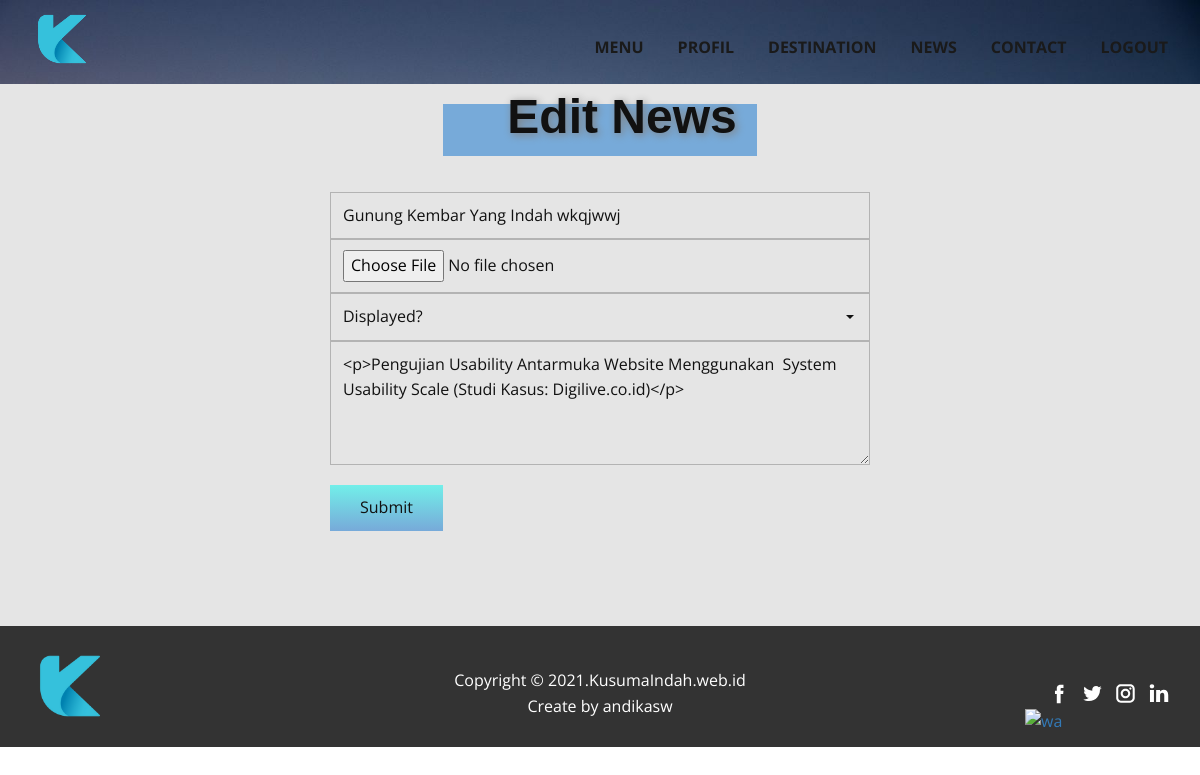
The page /editnews.php?id=6dfdb766-a017-488e-89c3-f6484bfebb48 (signed in) on the database its author committed.
### tables this page shows
CREATE TABLE `tb_news` (
  `idnews` varchar(50) NOT NULL,
  `display` varchar(50) NOT NULL,
  `image` varchar(500) NOT NULL,
  `info` longtext NOT NULL,
  `title` varchar(500) NOT NULL,
  `dte` varchar(50) NOT NULL
);

### config/config.php (called while the page is built, shortened)
<?php
function base_url($url = null){
	$base_url = "http://localhost/kusumaindah";
	if($url != null) {
	return $base_url."/".$url;
}else {
	return $base_url;
}
}
?>

### editnews.php (the view, shortened to what this page needs)
<?php
include('config/config.php');
if(isset($_SESSION['user'])){
  ?>
  <!DOCTYPE html>
  <html style="font-size: 16px;">
  <head>
    <link rel="stylesheet" href="<?=base_url()?>/css/nicepage.css" media="screen">
    <link rel="stylesheet" href="<?=base_url()?>/css/Page-news-crud.css" media="screen">
    <link href="<?=base_url()?>/css/bootstrap.min_3.css" rel="stylesheet" />
  </head>
  <body class="u-body">
  <header class="u-clearfix u-header u-image u-sticky u-header" id="sec-6faf" data-image-width="1600" data-image-height="1067"><div class="u-clearfix u-sheet u-sheet-1">
        <a href="home.php" class="u-image u-logo u-image-1">
          <img src="images/KusumaIndah11.png" class="u-logo-image u-logo-image-1" data-image-width="64">
        </a>
       <nav class="u-menu u-menu-dropdown u-offcanvas u-menu-1">
      <div class="u-custom-menu u-nav-container">
        <ul class="u-nav u-spacing-30 u-unstyled u-nav-1"><li class="u-nav-item"><a class="u-border-2 u-border-active-palette-1-base u-border-hover-palette-1-base u-border-no-left u-border-no-right u-border-no-top u-button-style u-nav-link u-text-active-palette-1-base u-text-grey-90 u-text-hover-grey-90" style="padding: 16px 2px;">Menu</a>
    </li><li class="u-nav-item"><a href="crudprofil.php" class="u-border-2 u-border-active-palette-1-base u-border-hover-palette-1-base u-border-no-left u-border-no-right u-border-no-top u-button-style u-nav-link u-text-active-palette-1-base u-text-grey-90 u-text-hover-grey-90" style="padding: 16px 2px;">Profil</a>
    </li><li class="u-nav-item"><a href="cruddesti.php" class="u-border-2 u-border-active-palette-1-base u-border-hover-palette-1-base u-border-no-left u-border-no-right u-border-no-top u-button-style u-nav-link u-text-active-palette-1-base u-text-grey-90 u-text-hover-grey-90" style="padding: 16px 2px;">Destination</a>
    </li><li class="u-nav-item"><a href="crudnews.php" class="u-border-2 u-border-active-palette-1-base u-border-hover-palette-1-base u-border-no-left u-border-no-right u-border-no-top u-button-style u-nav-link u-text-active-palette-1-base u-text-grey-90 u-text-hover-grey-90" style="padding: 16px 2px;">News</a>
    </li><li class="u-nav-item"><a href="crudcontact.php" class="u-border-2 u-border-active-palette-1-base u-border-hover-palette-1-base u-border-no-left u-border-no-right u-border-no-top u-button-style u-nav-link u-text-active-palette-1-base u-text-grey-90 u-text-hover-grey-90" style="padding: 16px 2px;">Contact</a>
    </li><li class="u-nav-item"><a href="logout.php" onClick="return confirm('Apakah Anda Yakin Ingin Keluar?')" class="u-border-2 u-border-active-palette-1-base u-border-hover-palette-1-base u-border-no-left u-border-no-right u-border-no-top u-button-style u-nav-link u-text-active-palette-1-base u-text-grey-90 u-text-hover-grey-90" style="padding: 16px 2px;">Logout</a>
    </li></ul>
  </div>
</nav>
      </div></header>
<?php
$id = @$_GET['id'];
$sql_tambah = mysqli_query($mysqli, "SELECT * FROM tb_news WHERE idnews = '$id' ") or die (mysqli_error());
$datauser = mysqli_fetch_array($sql_tambah);
?>
    <section class="u-align-center u-clearfix u-grey-10 u-section-1" id="sec-635d">
      <div class="u-clearfix u-sheet u-sheet-1">
        <div class="u-palette-1-light-1 u-shape u-shape-rectangle u-shape-1"></div>
        <h1 class="u-custom-font u-font-arial u-text u-text-1">Edit News</h1>
        <div class="u-form u-form-1">
          <form action="" enctype="multipart/form-data" method="POST" class="u-clearfix u-form-spacing-15  u-inner-form" style="padding: 15px;" source="custom" name="form">
            <div class="u-form-group u-form-name u-form-group-1">
              <input type="text" placeholder="Title" id="name-6797" name="title" class="u-border-1 u-border-grey-30 u-input u-input-rectangle" required="" autofocus="autofocus" value="<?=$datauser['title']?>">
            </div>
            <div class="u-form-group u-form-group-2">
              <input type="file" placeholder="Image" id="email-6797" name="image" class="u-border-1 u-border-grey-30 u-input u-input-rectangle" required="required">
            </div>
            <div class="u-form-group u-form-select u-form-group-3">
              <div class="u-form-select-wrapper">
                <select id="select-8dad" name="display" class="u-border-1 u-border-grey-30 u-input u-input-rectangle">
                  <option value="0">Displayed?</option>
                </select>
                <svg xmlns="http://www.w3.org/2000/svg" width="14" height="12" version="1" class="u-caret"><path fill="currentColor" d="M4 8L0 4h8z"></path></svg>
              </div>
            </div>
            <div class="u-form-group u-form-message u-form-group-4">
              <textarea placeholder="Information" rows="4" cols="50" id="message-6797" name="info" class="u-border-1 u-border-grey-30 u-input u-input-rectangle ckeditor" required=""><?=$datauser['info']?></textarea>
            </div>
            <div class="u-align-left u-form-group u-form-submit u-form-group-5">
              <input type="submit" value="Submit" class="u-btn u-btn-submit u-button-style u-gradient u-none u-btn-1" name="submit">
            </div>
          </form>
        </div>
      </div>
    </section>
  <footer class="u-align-center-md u-align-center-sm u-align-center-xs u-clearfix u-footer u-grey-80" id="sec-1cad"><div class="u-clearfix u-sheet u-sheet-1">
  <a href="https://nicepage.com" class="u-image u-logo u-image-1" data-image-width="2400" data-image-height="2400">
    <img src="images/KusumaIndah11.png" class="u-logo-image u-logo-image-1" data-image-width="80">
  </a>
  <div class="u-align-left u-social-icons u-spacing-10 u-social-icons-1">
    <a class="u-social-url" target="_blank" href=https://web.facebook.com/andikasatriaw><span class="u-icon u-icon-circle u-social-facebook u-social-type-logo u-icon-1"><svg class="u-svg-link" preserveAspectRatio="xMidYMin slice" viewBox="0 0 112 112" style=""><use xmlns:xlink="http://www.w3.org/1999/xlink" xlink:href="#svg-f46b"></use></svg></span>
    </a>
    <a class="u-social-url" target="_blank" href=https://twitter.com/andikaswxc><span class="u-icon u-icon-circle u-social-twitter u-social-type-logo u-icon-2"><svg class="u-svg-link" preserveAspectRatio="xMidYMin slice" viewBox="0 0 112 112" style=""><use xmlns:xlink="http://www.w3.org/1999/xlink" xlink:href="#svg-4aa8"></use></svg></span>
    </a>
    <a class="u-social-url" target="_blank" href=https://www.instagram.com/andikasw><span class="u-icon u-icon-circle u-social-instagram u-social-type-logo u-icon-3"><svg class="u-svg-link" preserveAspectRatio="xMidYMin slice" viewBox="0 0 112 112" style=""><use xmlns:xlink="http://www.w3.org/1999/xlink" xlink:href="#svg-976b"></use></svg></span>
    </a>
    <a class="u-social-url" target="_blank" href=https://www.linkedin.com/in/andikasw/><span class="u-icon u-icon-circle u-social-linkedin u-social-type-logo u-icon-4"><svg class="u-svg-link" preserveAspectRatio="xMidYMin slice" viewBox="0 0 112 112" style=""><use xmlns:xlink="http://www.w3.org/1999/xlink" xlink:href="#svg-476a"></use></svg></span>
  </div>
  <p class="u-align-center-lg u-align-center-md u-align-center-xl u-text u-text-1">Copyright © 2021.KusumaIndah.web.id<br>Create by andikasw
  </p>
</div></footer>
<div class="chating" style=" z-index: 99999; width: 190px; padding: 15px; right: 0; bottom: 50px; position: fixed; "> <a href="https://wa.widget.web.id/37ce6d" target="_blank"><img alt="wa" src="https://suckittrees.com/image-asset-wa.png" title="wa" style="width: 100%;"></a></div>
</body>
</html>
<?php
}else{
  echo "<script>window.location='login.php';</script>";
}
?>

### css/Page-news-crud.css (style rules this page uses)
.u-section-1 { background-image: none; }
.u-section-1 .u-sheet-1 { min-height: 542px; }
.u-section-1 .u-shape-1 { width: 314px; height: 52px; margin: 20px auto 0; }
.u-section-1 .u-text-1 { font-weight: 700; text-shadow: 2px 2px 8px rgba(128,128,128,1); font-family: Arial, sans-serif; margin: -65px 397px 0 441px; }
.u-section-1 .u-form-1 { width: 570px; margin: 33px auto 50px; }
.u-section-1 .u-form-group-1 { width: 100%; }
.u-section-1 .u-form-group-2 { width: 100%; }
.u-section-1 .u-form-group-3 { width: 100%; }
.u-section-1 .u-form-group-4 { width: 100%; }
.u-section-1 .u-form-group-5 { width: 100%; }
.u-section-1 .u-btn-1 { background-image: linear-gradient(#72efe9, #77aad9); border-style: none; }

### rows shown on the page
tb_news: title "Gunung Kembar Yang Indah wkqjwwj", info "<p>Pengujian Usability Antarmuka Website Menggunakan System Usability Scale (Studi Kasus: Digilive.co.id)</p>"
